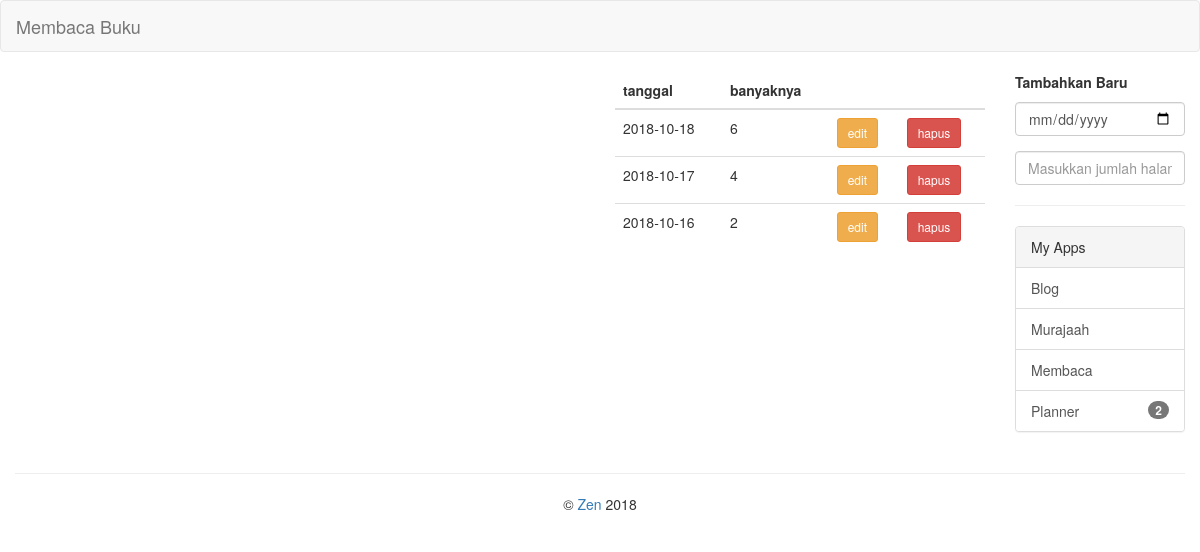
Screenshot of /index.php/membaca_buku with the database file from the repository.
### tables this page shows
CREATE TABLE `membaca_buku` (
	`id`	INTEGER NOT NULL PRIMARY KEY AUTOINCREMENT,
	`tanggal`	TEXT NOT NULL,
	`jumlah_halaman`	INTEGER NOT NULL
);

### application/controllers/Membaca_buku.php (called while the page is built, shortened)
<?php
class Membaca_buku extends CI_Controller {
	public function __construct(){
		$this->load->helper('url');
		$this->load->library('pagination');
	}
	public function index()
	{
		$this->beranda();
	}
	public function beranda(){
		$banyak_data = $this->db->get('membaca_buku')->num_rows();
		$setting_pagination['first_link'] = 'Pertama';
        $setting_pagination['last_link'] = 'Terakhir';
        $setting_pagination['next_link'] = 'Selanjutnya';
        $setting_pagination['prev_link'] = 'Sebelumnya';
        $setting_pagination['full_tag_open'] = '<ul class="pagination">';
        $setting_pagination['full_tag_close'] = '</ul>';
        $setting_pagination['num_tag_open'] = '<li>';
        $setting_pagination['num_tag_close'] = '</li>';
        $setting_pagination['cur_tag_open'] = '<li class="disabled"><li class="active"><a href="#!">';
        $setting_pagination['cur_tag_close'] = '<span class="sr-only"></span></a></li>';
        $setting_pagination['next_tag_open'] = '<li>';
        $setting_pagination['next_tagl_close'] = '</li>';
        $setting_pagination['prev_tag_open'] = '<li>';
        $setting_pagination['prev_tagl_close'] = '</li>';
        $setting_pagination['first_tag_open'] = '<li>';
        $setting_pagination['first_tagl_close'] = '</li>';
        $setting_pagination['last_tag_open'] = '<li>';
        $setting_pagination['last_tagl_close'] = '</li>';
		$setting_pagination['base_url'] = '/membaca_buku/beranda/';
		$setting_pagination['total_rows'] = $banyak_data;
		$setting_pagination['per_page'] = 30;
		$batas = $setting_pagination['per_page'];
		$dari = $this->uri->segment(3);
		$data_desc = $this->db->order_by('tanggal', 'desc')->get('membaca_buku', $batas, $dari)->result();
		$rata_rata = $this->db->select_avg('jumlah_halaman')->get('membaca_buku')->result();
		$tertinggi = $this->db->select_max('jumlah_halaman')->get('membaca_buku')->result();
		$this->load->view('layout/membaca-buku', array(
			'data_desc' => $data_desc,
			'rata_rata' => $rata_rata,
			'tertinggi' => $tertinggi
		));
	}
}

### index.php (called while the page is built, shortened)
<?php
require_once BASEPATH.'core/CodeIgniter.php';

### application/views/layout/membaca-buku.php (the view, shortened to what this page needs)
<!DOCTYPE html>
<html>
<head>
	<link rel="stylesheet" type="text/css" href="/bin/bootstrap/css/bootstrap.min.css">
	<link rel="stylesheet" type="text/css" href="/bin/style.css">
</head>
<body>
	<div class="navbar navbar-default">
		<div class="container-fluid">
			<div class="navbar-header">
				<a class="navbar-brand" href="/membaca_buku/beranda">Membaca Buku</a>
			</div>
		</div>
	</div>
	<div class="container-fluid">
		<div class="row">
			<div class="col-sm-6 theia">
				<div class="theiaStickySidebar">
				</div>
			</div>
			<div class="col-sm-4 theia">
				<div class="theiaStickySidebar">
					<table class="table table-hover">
						<thead>
							<tr>
								<th>tanggal</th>
								<th>banyaknya</th>
								<th></th>
								<th></th>
							</tr>
						</thead>
						<tbody>
							<?php foreach($data_desc as $d){ ?>
								<tr>
									<td><?= $d->tanggal ?></td>
									<td><?= $d->jumlah_halaman ?></td>
									<td><a href="/membaca_buku/edit/<?= $d->id ?>" class="btn btn-warning btn-sm">edit</a></td>
									<td><a href="/membaca_buku/hapus/<?= $d->id ?>" class="btn btn-danger btn-sm">hapus</a></td>
								</tr>
							<?php } ?>
						</tbody>
					</table>
				</div>
			</div>
			<div class="col-sm-2 theia">
				<div class="theiaStickySidebar">
					<form action="/membaca_buku/tambah_upload" method="post">
						<p><strong>Tambahkan Baru</strong></p>
						<div class="form-group"><input type="date" name="tanggal" class="form-control"></div>
						<div class="form-group"><input type="text" name="jumlah-halaman" class="form-control" placeholder="Masukkan jumlah halaman"></div>
						<hr>
					</form>
				</div>
			</div>
		</div>
		<hr>
		<center>
			<p>&copy; <a href="http://muhammadzaini.com">Zen</a> <?= date('Y') ?></p>
		</center>
	</div>
</body>
</html>

### bin/style.css (style rules this page uses)
table { width: 100%; max-width: 100%; margin-bottom: 20px; }
th { border-top: 0; vertical-align: bottom; border-bottom: 2px solid #ddd; padding: 8px; line-height: 1.42857143; text-align: left; }
td { padding: 8px; line-height: 1.42857143; vertical-align: top; border-top: 1px solid #ddd; }

### rows the page displays
membaca_buku: tanggal "2018-10-18", jumlah_halaman "6"
membaca_buku: tanggal "2018-10-17", jumlah_halaman "4"
membaca_buku: tanggal "2018-10-16", jumlah_halaman "2"

### other values shown
$belum_selesai "2"
